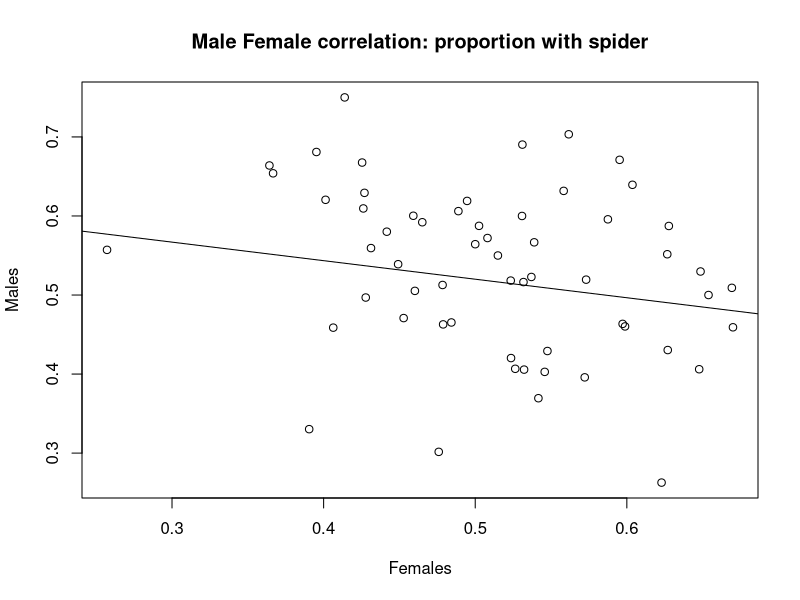

This chart was generated by the following R code: (Note: this script raises an error after producing the figure.)
#Official R-code for the perception Data:

#Packages:
library(ggplot2)
 library(dplyr)
library(lme4)
library(car)
library(effects)

perception <- read.csv('Perception_all_Data.csv', h=TRUE)

#DGRP as factor
perception$DGRP <- factor(perception$DGRP)

#Average temp and humidity over three days and scaled:
perception$Avg_temp <- with(perception, (Temp_24 + Temp_48 + Temp_start)/3)

perception$Avg_hum <- with(perception, (Humidity_24 + Humidity_48 + Humidity_start)/3)

perception$Avg_BP <- with(perception, (BP_Start + BP_24 + BP_48)/3)

perception$TempScaled <- with(perception, scale(Avg_temp))

perception$HumidityScaled <- with(perception, scale(Avg_hum))

perception$BPScaled <- with(perception, scale(Avg_BP))

#Total those assorted into vials
perception$spiANDno_48 <- with(perception, Spider_48 + Not_Spider_48)

#Subsample of those with more than six total in vials
perception <- subset(perception, spiANDno_48 >= 6)

#New data frame with needed variables (and change some names):
DGRP_by_counts <- with(perception,
                       data.frame(DGRP, Sex, Spider=Spider_48,
                                  Not_spider=Not_Spider_48, Outside=Outside_48,
                                  Date=Start_date, Temp_Scaled=TempScaled, Humidity_Scaled=HumidityScaled,
                                  BP_Scaled=BPScaled, Vial_total= spiANDno_48, Number=Number))

DGRP_by_counts$proportion_spider <- with(DGRP_by_counts, Spider/Vial_total)

#Data set with all DGRP lines together into one group (by sex also): inclueds mean temperature scales (and humidity) and the mean proportion with spiders and SE

DGRP_sub <-DGRP_by_counts %>%
  group_by(DGRP, Sex) %>%
  summarise(prop_spider=mean(proportion_spider),
            Mean_temp_scaled=mean(Temp_Scaled),
            Mean_hum_scaled=mean(Humidity_Scaled),
            Mean_BP_scaled=mean(BP_Scaled),
            se =((sd(proportion_spider))/sqrt(n())))


###Sex Correlation:

with(DGRP_sub, cor(prop_spider[Sex == "Female"],prop_spider[Sex == "Male"] ))

line2 <- lm(DGRP_sub$prop_spider[DGRP_sub$Sex == "Female"] ~ DGRP_sub$prop_spider[DGRP_sub$Sex == "Male"])

with(DGRP_sub, plot(x = prop_spider[Sex == "Female"],y = prop_spider[Sex == "Male"], xlab = "Females", ylab = "Males", abline(line2), main = "Male Female correlation: proportion with spider"))


#Models: 
mod2 <- glmer(cbind(Spider, Not_spider) ~ 0+DGRP + Temp_Scaled + Humidity_Scaled + BP_Scaled + (1|Date), data = DGRP_by_counts, family = "binomial"
)
print(summary(mod2), correlation = TRUE)
Anova(mod2)
plot(allEffects(mod2))
plot(effect("DGRP", mod2), ylab = "Proportion with spider", rotx = 90)
#Sort like below (for males and females)


DGRP_by_counts$proportion_spider
mod3 <- lmer(proportion_spider ~ DGRP:Sex + Sex + DGRP + Temp_Scaled + Humidity_Scaled + BP_Scaled + (1|Date), data = DGRP_by_counts)
print(summary(mod3), correlation = TRUE)
Anova(mod3)
plot(allEffects(mod3))
plot(effect("DGRP:Sex", mod3), multiline = TRUE, rotx = 90)
xx <- plot(effect("DGRP*Sex", mod3), multiline = FALSE, rotx = 90)
xx

DGRP_by_countsMALE <- subset(DGRP_by_counts, Sex == "Male")
DGRP_by_countsFEMALE <- subset(DGRP_by_counts, Sex == "Female")

#MALES
mod_male <- lmer(proportion_spider ~ DGRP+ Temp_Scaled + Humidity_Scaled + BP_Scaled + (1|Date), data = DGRP_by_countsMALE)
print(summary(mod_male), correlation = TRUE)
Anova(mod_male)
#plot(allEffects(mod_male))
plot(effect("DGRP", mod_male), rotx = 90, main="Male")

eff_male <- effect("DGRP", mod_male)
eff_male <- as.data.frame(eff_male)
#eff_male
p_male <- ggplot(eff_male, aes(y = fit, x = reorder(DGRP,fit))) + 
  geom_point(size = 4) + 
  geom_errorbar(aes(ymin = lower, ymax = upper), size = 1.2, width = 0.2) +
  labs(y = "Fit", x = "DGRP Line") + 
  ggtitle("Male DGRP Lines") +
  geom_hline(yintercept = 0.5, size=0.25) +
  theme(plot.title = element_text(size=22)) +
  theme(axis.text.x = element_text(angle=90, hjust = 1))
p_male

#FEMALES
mod_female <- lmer(proportion_spider ~ DGRP+ Temp_Scaled + Humidity_Scaled + BP_Scaled + (1|Date), data = DGRP_by_countsFEMALE)
print(summary(mod_female), correlation = TRUE)
Anova(mod_female)
#plot(allEffects(mod_female))
plot(effect("DGRP", mod_female), rotx = 90, main="Female")

eff_female <- effect("DGRP", mod_female)
eff_female <- as.data.frame(eff_female)
#eff_female
p_female <- ggplot(eff_female, aes(y = fit, x = reorder(DGRP,fit))) + 
  geom_point(size = 4) + 
  geom_errorbar(aes(ymin = lower, ymax = upper), size = 1.2, width = 0.2) +
  labs(y = "Fit", x = "DGRP Line") + 
  ggtitle("Female DGRP Lines") +
  geom_hline(yintercept = 0.5, size=0.25) +
  theme(plot.title = element_text(size=22)) +
  theme(axis.text.x = element_text(angle=90, hjust = 1))
p_female
